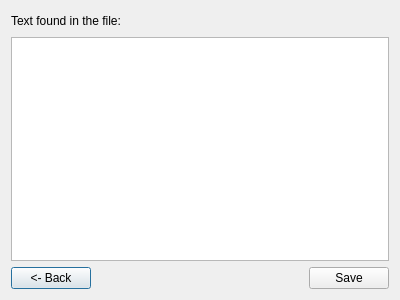
<?xml version="1.0" encoding="UTF-8"?>
<ui version="4.0">
 <class>dcrypt</class>
 <widget class="QDialog" name="dcrypt">
  <property name="geometry">
   <rect>
    <x>0</x>
    <y>0</y>
    <width>400</width>
    <height>300</height>
   </rect>
  </property>
  <property name="windowTitle">
   <string>Dialog</string>
  </property>
  <layout class="QHBoxLayout" name="horizontalLayout_3">
   <item>
    <layout class="QVBoxLayout" name="verticalLayout">
     <item>
      <layout class="QHBoxLayout" name="horizontalLayout_2">
       <item>
        <widget class="QLabel" name="label">
         <property name="text">
          <string>Text found in the file:</string>
         </property>
        </widget>
       </item>
       <item>
        <spacer name="horizontalSpacer_2">
         <property name="orientation">
          <enum>Qt::Horizontal</enum>
         </property>
         <property name="sizeHint" stdset="0">
          <size>
           <width>40</width>
           <height>20</height>
          </size>
         </property>
        </spacer>
       </item>
      </layout>
     </item>
     <item>
      <widget class="QTextBrowser" name="textBrowser"/>
     </item>
     <item>
      <layout class="QHBoxLayout" name="horizontalLayout">
       <item>
        <widget class="QPushButton" name="pushButton">
         <property name="text">
          <string>&lt;- Back</string>
         </property>
        </widget>
       </item>
       <item>
        <spacer name="horizontalSpacer">
         <property name="orientation">
          <enum>Qt::Horizontal</enum>
         </property>
         <property name="sizeHint" stdset="0">
          <size>
           <width>40</width>
           <height>20</height>
          </size>
         </property>
        </spacer>
       </item>
       <item>
        <widget class="QPushButton" name="pushButton_2">
         <property name="text">
          <string>Save</string>
         </property>
        </widget>
       </item>
      </layout>
     </item>
    </layout>
   </item>
  </layout>
 </widget>
 <resources/>
 <connections/>
</ui>
